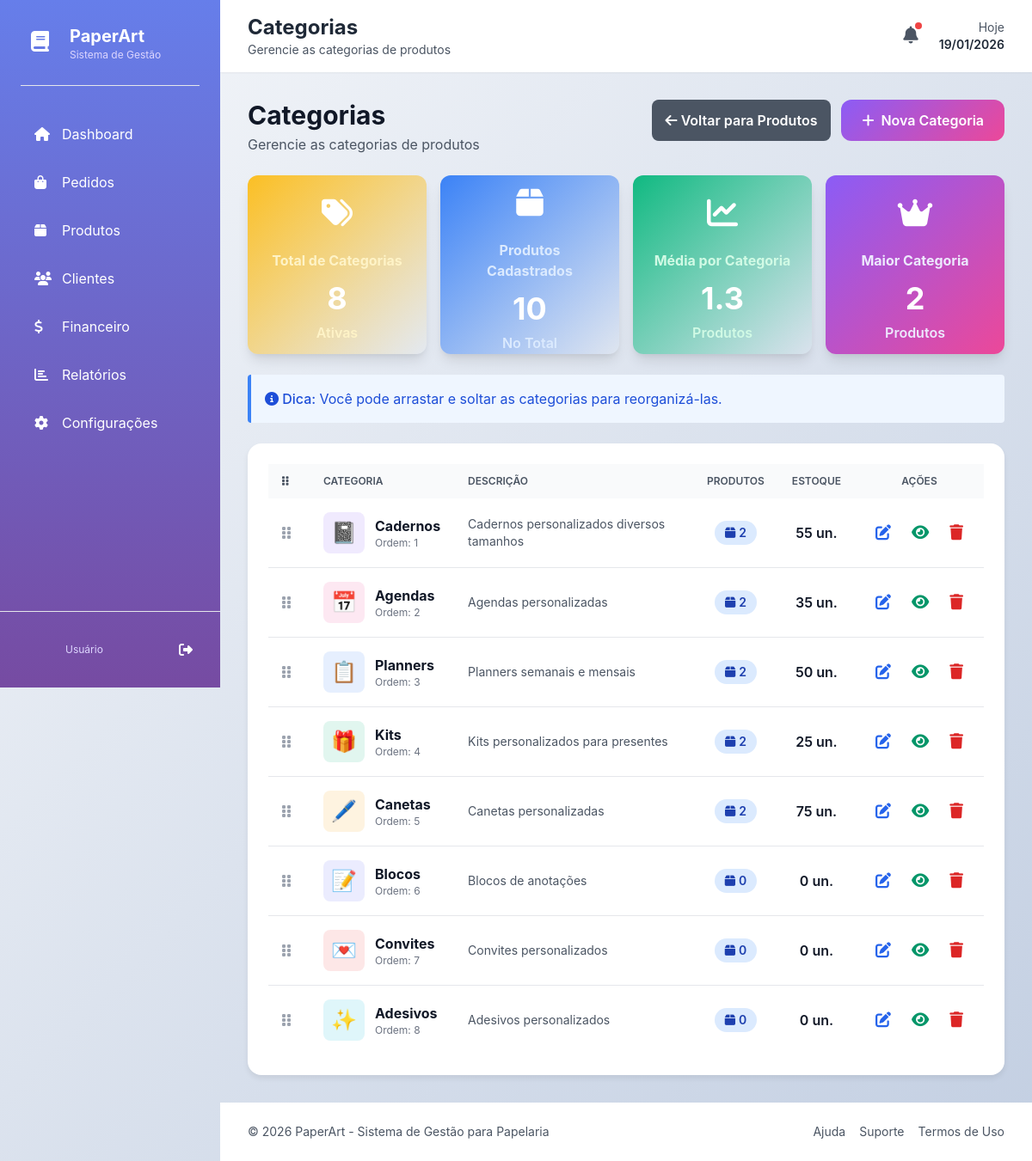
The page /categorias.php (signed in) on the database its author committed.
### tables this page shows
CREATE TABLE IF NOT EXISTS categorias (
    id INT AUTO_INCREMENT PRIMARY KEY,
    nome VARCHAR(100) NOT NULL UNIQUE,
    descricao TEXT,
    icone VARCHAR(50),
    cor VARCHAR(20),
    ordem INT DEFAULT 0,
    ativo BOOLEAN DEFAULT TRUE,
    data_criacao TIMESTAMP DEFAULT CURRENT_TIMESTAMP
);

### categorias.php (the view, shortened to what this page needs)
<?php
$db = getDB();
$categorias = [];
try {
    $stmt = $db->query("
        SELECT
            c.*,
            COUNT(DISTINCT p.id) as total_produtos,
            COALESCE(SUM(p.estoque_atual), 0) as estoque_total
        FROM categorias c
        LEFT JOIN produtos p ON c.id = p.categoria_id AND p.ativo = 1
        WHERE c.ativo = 1
        GROUP BY c.id
        ORDER BY c.ordem ASC, c.nome ASC
    ");
    $categorias = $stmt->fetchAll();
    $stmt = $db->query("SELECT COUNT(*) as total FROM categorias WHERE ativo = 1");
    $totalCategorias = $stmt->fetch()['total'];
    $stmt = $db->query("SELECT COUNT(*) as total FROM produtos WHERE ativo = 1");
    $totalProdutos = $stmt->fetch()['total'];
} catch (PDOException $e) {
    $erro = "Erro ao carregar categorias: " . $e->getMessage();
}
require_once 'header.php';
?>
<div class="flex flex-col md:flex-row justify-between items-start md:items-center gap-4 mb-6">
    <div>
        <h2 class="text-3xl font-bold text-gray-900">Categorias</h2>
        <p class="text-gray-600 mt-1">Gerencie as categorias de produtos</p>
    </div>
    <div class="flex gap-3">
        <a href="produtos.php" class="bg-gray-600 text-white px-4 py-3 rounded-lg hover:bg-gray-700 transition font-semibold">
            <i class="fas fa-arrow-left"></i> Voltar para Produtos
        </a>
        <button onclick="abrirModal()" class="btn btn-primary">
            <i class="fas fa-plus"></i> Nova Categoria
        </button>
    </div>
</div>
<div class="grid grid-cols-4 gap-4 mb-6" style="grid-template-columns: repeat(4, minmax(0, 1fr));">
    <div class="bg-gradient-to-br from-yellow-400 to-orange-500 rounded-xl p-5 text-white shadow-lg hover:shadow-xl transition" style="aspect-ratio: 1/1;">
        <div class="h-full flex flex-col items-center justify-center text-center">
            <div class="bg-white/20 p-3 rounded-full mb-3">
                <i class="fas fa-tags text-4xl"></i>
            </div>
            <p class="text-yellow-100 text-base font-bold mb-3">Total de Categorias</p>
            <p class="text-4xl font-bold mb-2"><?php echo $totalCategorias; ?></p>
            <p class="text-yellow-100 text-base font-semibold">Ativas</p>
        </div>
    </div>
    <div class="bg-gradient-to-br from-blue-500 to-cyan-500 rounded-xl p-5 text-white shadow-lg hover:shadow-xl transition" style="aspect-ratio: 1/1;">
        <div class="h-full flex flex-col items-center justify-center text-center">
            <div class="bg-white/20 p-3 rounded-full mb-3">
                <i class="fas fa-box text-4xl"></i>
            </div>
            <p class="text-blue-100 text-base font-bold mb-3">Produtos Cadastrados</p>
            <p class="text-4xl font-bold mb-2"><?php echo $totalProdutos; ?></p>
            <p class="text-blue-100 text-base font-semibold">No Total</p>
        </div>
    </div>
    <div class="bg-gradient-to-br from-green-500 to-emerald-500 rounded-xl p-5 text-white shadow-lg hover:shadow-xl transition" style="aspect-ratio: 1/1;">
        <div class="h-full flex flex-col items-center justify-center text-center">
            <div class="bg-white/20 p-3 rounded-full mb-3">
                <i class="fas fa-chart-line text-4xl"></i>
            </div>
            <p class="text-green-100 text-base font-bold mb-3">Média por Categoria</p>
            <p class="text-4xl font-bold mb-2">
                <?php echo $totalCategorias > 0 ? number_format($totalProdutos / $totalCategorias, 1) : 0; ?>
            </p>
            <p class="text-green-100 text-base font-semibold">Produtos</p>
        </div>
    </div>
    <div class="bg-gradient-to-br from-purple-500 to-pink-500 rounded-xl p-5 text-white shadow-lg hover:shadow-xl transition" style="aspect-ratio: 1/1;">
        <div class="h-full flex flex-col items-center justify-center text-center">
            <div class="bg-white/20 p-3 rounded-full mb-3">
                <i class="fas fa-crown text-4xl"></i>
            </div>
            <p class="text-purple-100 text-base font-bold mb-3">Maior Categoria</p>
            <p class="text-4xl font-bold mb-2">
                <?php
                if (!empty($categorias)) {
                    $maiorCategoria = array_reduce($categorias, function($max, $cat) {
                        return ($cat['total_produtos'] > $max['total_produtos']) ? $cat : $max;
                    }, $categorias[0]);
                    echo $maiorCategoria['total_produtos'];
                } else {
                    echo '0';
                }
                ?>
            </p>
            <p class="text-purple-100 text-base font-semibold">Produtos</p>
        </div>
    </div>
</div>
<div class="bg-blue-50 border-l-4 border-blue-500 text-blue-700 p-4 mb-6 rounded">
    <p class="font-medium">
        <i class="fas fa-info-circle"></i> Dica:
        <span class="font-normal">Você pode arrastar e soltar as categorias para reorganizá-las.</span>
    </p>
</div>
<?php if (empty($categorias)): ?>
    <div class="white-card text-center py-12">
        <i class="fas fa-tags text-6xl text-gray-300 mb-4"></i>
        <p class="text-gray-600 text-lg">Nenhuma categoria encontrada</p>
        <p class="text-gray-500 text-sm mt-2">Crie sua primeira categoria clicando no botão "Nova Categoria"</p>
    </div>
<?php else: ?>
    <div class="white-card" id="categoriasContainer">
        <div class="overflow-x-auto">
            <table class="w-full">
                <thead class="bg-gray-50">
                    <tr>
                        <th class="px-4 py-3 text-left text-xs font-semibold text-gray-600 uppercase w-12">
                            <i class="fas fa-grip-vertical"></i>
                        </th>
                        <th class="px-4 py-3 text-left text-xs font-semibold text-gray-600 uppercase">Categoria</th>
                        <th class="px-4 py-3 text-left text-xs font-semibold text-gray-600 uppercase">Descrição</th>
                        <th class="px-4 py-3 text-center text-xs font-semibold text-gray-600 uppercase">Produtos</th>
                        <th class="px-4 py-3 text-center text-xs font-semibold text-gray-600 uppercase">Estoque</th>
                        <th class="px-4 py-3 text-center text-xs font-semibold text-gray-600 uppercase">Ações</th>
                    </tr>
                </thead>
                <tbody id="sortableCategorias" class="divide-y divide-gray-200">
                    <?php foreach ($categorias as $categoria): ?>
                        <tr class="hover:bg-gray-50 transition cursor-move categoria-row" data-id="<?php echo $categoria['id']; ?>">
                            <td class="px-4 py-4 text-gray-400">
                                <i class="fas fa-grip-vertical"></i>
                            </td>
                            <td class="px-4 py-4">
                                <div class="flex items-center gap-3">
                                    <div class="w-12 h-12 rounded-lg flex items-center justify-center text-2xl"
                                         style="background-color: <?php echo htmlspecialchars($categoria['cor']); ?>20;">
                                        <?php echo $categoria['icone']; ?>
                                    </div>
                                    <div>
                                        <p class="font-bold text-gray-900"><?php echo htmlspecialchars($categoria['nome']); ?></p>
                                        <p class="text-xs text-gray-500">Ordem: <?php echo $categoria['ordem']; ?></p>
                                    </div>
                                </div>
                            </td>
                            <td class="px-4 py-4">
                                <p class="text-sm text-gray-600">
                                    <?php echo !empty($categoria['descricao']) ? htmlspecialchars($categoria['descricao']) : '<em class="text-gray-400">Sem descrição</em>'; ?>
                                </p>
                            </td>
                            <td class="px-4 py-4 text-center">
                                <span class="inline-flex items-center px-3 py-1 rounded-full text-sm font-semibold bg-blue-100 text-blue-800">
                                    <i class="fas fa-box mr-1"></i>
                                    <?php echo $categoria['total_produtos']; ?>
                                </span>
                            </td>
                            <td class="px-4 py-4 text-center">
                                <span class="text-gray-900 font-semibold"><?php echo $categoria['estoque_total']; ?> un.</span>
                            </td>
                            <td class="px-4 py-4">
                                <div class="flex items-center justify-center gap-2">
                                    <button
                                        onclick="editarCategoria(<?php echo htmlspecialchars(json_encode($categoria)); ?>)"
                                        class="text-blue-600 hover:text-blue-700 p-2 hover:bg-blue-50 rounded-lg transition"
                                        title="Editar"
                                    >
                                        <i class="fas fa-edit text-lg"></i>
                                    </button>
                                    <a
                                        href="produtos.php?categoria=<?php echo $categoria['id']; ?>"
                                        class="text-green-600 hover:text-green-700 p-2 hover:bg-green-50 rounded-lg transition"
                                        title="Ver Produtos"
                                    >
                                        <i class="fas fa-eye text-lg"></i>
                                    </a>
                                    <form method="POST" action="" onsubmit="return confirmarExclusao('Tem certeza que deseja excluir esta categoria?')" class="inline">
                                        <button
                                            type="submit"
                                            class="text-red-600 hover:text-red-700 p-2 hover:bg-red-50 rounded-lg transition"
                                            title="Excluir"
                                        >
                                            <i class="fas fa-trash text-lg"></i>
                                        </button>
                                    </form>
                                </div>
                            </td>
                        </tr>
                    <?php endforeach; ?>
                </tbody>
            </table>
        </div>
    </div>
<?php endif; ?>
<?php require_once 'footer.php'; ?>

### rows shown on the page
categorias: icone "📓", nome "Cadernos", ordem "1", descricao "Cadernos personalizados diversos tamanhos", total_produtos "2", estoque_total "55"
categorias: icone "📅", nome "Agendas", ordem "2", descricao "Agendas personalizadas", total_produtos "2", estoque_total "35"
categorias: icone "📋", nome "Planners", ordem "3", descricao "Planners semanais e mensais", total_produtos "2", estoque_total "50"
categorias: icone "🎁", nome "Kits", ordem "4", descricao "Kits personalizados para presentes", total_produtos "2", estoque_total "25"
categorias: icone "🖊️", nome "Canetas", ordem "5", descricao "Canetas personalizadas", total_produtos "2", estoque_total "75"
categorias: icone "📝", nome "Blocos", ordem "6", descricao "Blocos de anotações", total_produtos "0", estoque_total "0"
categorias: icone "💌", nome "Convites", ordem "7", descricao "Convites personalizados", total_produtos "0", estoque_total "0"
categorias: icone "✨", nome "Adesivos", ordem "8", descricao "Adesivos personalizados", total_produtos "0", estoque_total "0"

### other values the page prints
$pageTitle "Categorias"
$pageSubtitle "Gerencie as categorias de produtos"
$totalCategorias "8"
$totalProdutos "10"
$totalProdutos / $totalCategorias "1.3"
$maiorCategoria['total_produtos'] "2"
